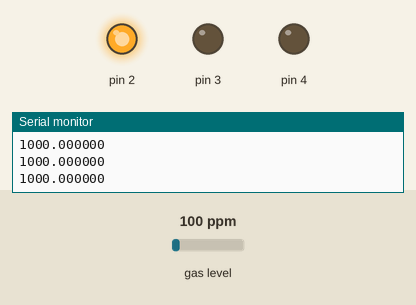
Recording of a sketch running on a simulated Arduino Uno, built with avr-gcc and run on an emulated ATmega328P. Parts: output pins drawn as LEDs (lit = HIGH), the last lines printed to the serial monitor. The test bench sets the inputs (shaded band); at power-on: gas level 100 ppm.

Above: at 1.3 s.
1.4 s: gas level set to 2 ppm
2.9 s: gas level set to 0 ppm
At 3.3 s:
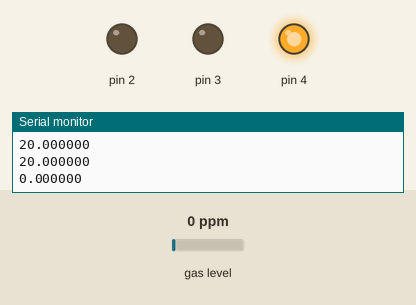
4.5 s: gas level set to 20 ppm
At 5.7 s:
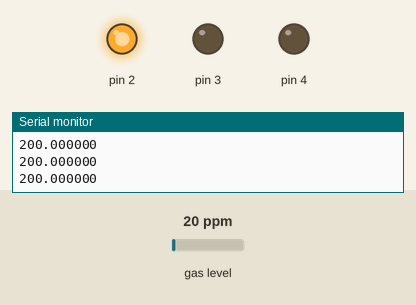
Timing chart, 0 to 7.5 s (numbered marks = the images above; inputs shaded):
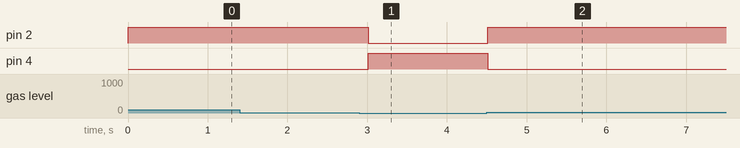

The sketch:

023_MQ3_LED.ino
```cpp
#include <MQUnifiedsensor.h>
#define         Board                   ("Arduino UNO")
#define         Pin                     (A0)  //Analog input 3 of your arduino
#define         Type                    ("MQ-3") //MQ3
#define         Voltage_Resolution      (5)
#define         ADC_Bit_Resolution      (10) // For arduino UNO/MEGA/NANO
#define         RatioMQ3CleanAir        (60) //RS / R0 = 60 ppm

MQUnifiedsensor MQ3(Board, Voltage_Resolution, ADC_Bit_Resolution, Pin, Type);

void setup() {
  Serial.begin(9600); //Init serial port
  pinMode(2,OUTPUT);
  pinMode(3,OUTPUT);
  pinMode(4,OUTPUT);

  MQ3.setRegressionMethod(1);
  MQ3.setA(4.8387); MQ3.setB(-2.68);
  MQ3.init();

  Serial.print("Calibrating please wait.");
  float calcR0 = 0;
  for(int i = 1; i<=10; i ++)
  {
    MQ3.update(); // Update data, the arduino will be read the voltage on the analog pin
    calcR0 += MQ3.calibrate(RatioMQ3CleanAir);
    Serial.print(".");
  }
  MQ3.setR0(calcR0/10);
  Serial.println("  done!.");
}

void loop() {
  MQ3.update();
  float sensor = MQ3.readSensor()*10;
  Serial.println(sensor,6);
  if(sensor > 0.05){
    digitalWrite(2,HIGH);
    digitalWrite(3,LOW);
    digitalWrite(4,LOW);
  }else if(sensor > 0.03){
    digitalWrite(2,LOW);
    digitalWrite(3,HIGH);
    digitalWrite(4,LOW);
  }else{
    digitalWrite(2,LOW);
    digitalWrite(3,LOW);
    digitalWrite(4,HIGH);
  }
  delay(500);
}
```

Measured:
- the behaviour switches between 1 and 0 ppm on gas level (found by bisection; images 0 and 1)
- after the input at 2.9 s, pin 2: HIGH → LOW after 0.11 s; pin 4: LOW → HIGH after 0.11 s
- after the input at 4.5 s, pin 2: LOW → HIGH at once; pin 4: HIGH → LOW at once
